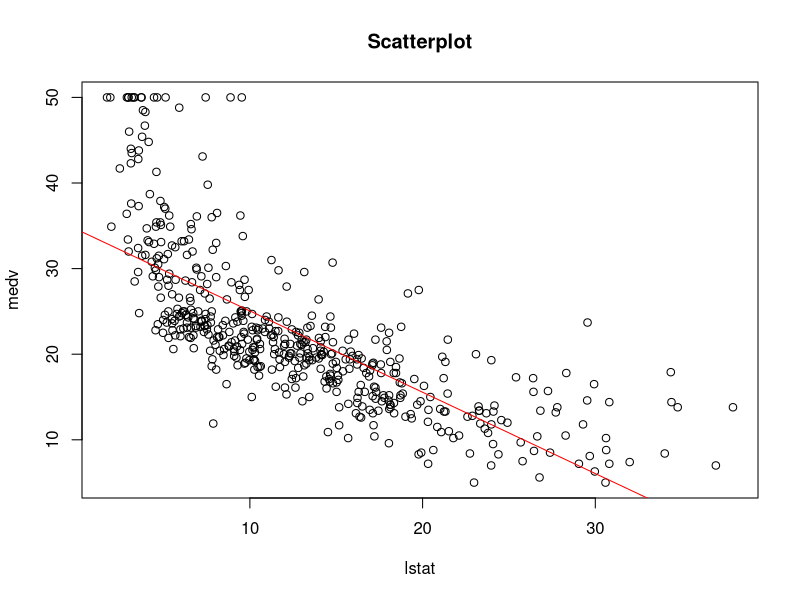

Here is the R script that generated this plot:
## ---- chunk 1
n = 40
q = 3
xbar = rbind(46.1, 57.3, 50.4)
S = rbind(c(101.3, 63.0, 71.0), c(63.0, 80.2, 55.6), c(71.0, 55.6, 97.4))
xbar
S
## ---- chunk 2
C = rbind(c(1,-1,0), c(1,0,-1))
mmuestr = C%*%xbar
covmuestr = C%*%S%*%t(C)

Tcuadrado = n*t(mmuestr)%*%solve(covmuestr)%*%mmuestr

f = ((n-1)*(q-1)/(n-q+1))*qf(p=1-.05, df1=q-1, df2=n-q+1)
f
Tcuadrado
## ---- chunk 3
#Intervalos de confianza mu1-mu2
uint1conf = t(C[1,])%*%xbar+sqrt(f)*sqrt(C[1,]%*%S%*%C[1,]/n)
lint1conf = t(C[1,])%*%xbar-sqrt(f)*sqrt(C[1,]%*%S%*%C[1,]/n)
x1_x2 = xbar[1]-xbar[2]

#Mostrar los intervalos1
print(c(lint1conf,uint1conf))


#Intervalos de confianza mu1-mu3
uint2conf = t(C[2,])%*%xbar+sqrt(f)*sqrt(C[2,]%*%S%*%C[2,]/n)
lint2conf = t(C[2,])%*%xbar-sqrt(f)*sqrt(C[2,]%*%S%*%C[2,]/n)
x1_x3 = xbar[1]-xbar[3]

#MOstrar los intervalos2
print(c(lint2conf,uint2conf))

#Intervalos de confianza mu2-mu3
uint3conf = t(c(0,1,-1))%*%xbar+sqrt(f)*sqrt(c(0,1,-1)%*%S%*%c(0,1,-1)/n)
lint3conf = t(c(0,1,-1))%*%xbar-sqrt(f)*sqrt(c(0,1,-1)%*%S%*%c(0,1,-1)/n)
x2_x3 = xbar[2]-xbar[3]

#MOstrar los intervalos3
print(c(lint3conf,uint3conf))

## ---- chunk 4
trat21 = rbind(3,3)
trat22 = rbind(1,6)
trat23 = rbind(2,3)

trat31 = rbind(2,3)
trat32 = rbind(5,1)
trat33 = rbind(3,1)
trat34 = rbind(2,3)

## ---- chunk 5
trat2 = cbind(trat21,trat22,trat23)
trat3 = cbind(trat31,trat32,trat33,trat34)
n2 = 3
n3 = 4
p = 2

S2 = cov(t(trat2))
S3 = cov(t(trat3))

x2bar = (1/n2)*(trat21+trat22+trat23)
x3bar = (1/n3)*(trat31+trat32+trat33+trat34)

Spooled = ((n2-1)*S2+(n3-1)*S3)/(n2+n3-2)
Spooled
## ---- chunk 6
T2 = t(x2bar-x3bar)%*%solve(((1/n2)+(1/n3))*Spooled)%*%(x2bar-x3bar)
f = ((n2+n3-2)*p/(n2+n3-p-1))*qf(p=0.01, df1=p, df2=n2+n3-p-1, lower.tail = FALSE)

f
T2
## ---- chunk 7
#Intervalo para i=1
uint1conf = (x2bar[1]-x3bar[1])+sqrt(T2)*sqrt(((1/n2)+(1/n3))*Spooled[1,1])
lint1conf = (x2bar[1]-x3bar[1])-sqrt(T2)*sqrt(((1/n2)+(1/n3))*Spooled[1,1])

print(c(lint1conf,uint1conf))

#Intervalo para i=2
uint2conf = (x2bar[2]-x3bar[2])+sqrt(T2)*sqrt(((1/n2)+(1/n3))*Spooled[2,2])
lint2conf = (x2bar[2]-x3bar[2])-sqrt(T2)*sqrt(((1/n2)+(1/n3))*Spooled[2,2])

print(c(lint2conf,uint2conf))
## ---- chunk 8
z1 = rbind(10,5,7,19,11,18)
z2 = rbind(2,3,3,6,7,9)
y = rbind(15,9,3,25,7,13)
## ---- chunk 9
model = lm(as.numeric(y)~as.numeric(z1)+as.numeric(z2))
summary(model)
## ---- chunk 10
confint.lm(model)
## ---- chunk 11
new_data = data.frame(z1=6,z2=4)
predict.lm(model, new_data, level=0.95, interval="confidence")
## ---- chunk 12
predict.lm(model, new_data, level=0.95, interval="prediction")
## ---- chunk 13
library(MASS)
data(Boston)
## ---- chunk 14
lstat <- Boston$lstat
medv <- Boston$medv

modelo_lineal <- lm(medv~lstat)
summary(modelo_lineal)
## ---- chunk 15
confint.lm(modelo_lineal)
## ---- chunk 16
new_dat <- data.frame(lstat=5)
predict(modelo_lineal, new_dat, level=0.95, interval="confidence")
predict(modelo_lineal, new_dat, level=0.95, interval="prediction")
## ---- chunk 17
new_dat <- data.frame(lstat=10)
predict(modelo_lineal, new_dat, level=0.95, interval="confidence")
predict(modelo_lineal, new_dat, level=0.95, interval="prediction")
## ---- chunk 18
new_dat <- data.frame(lstat=15)
predict(modelo_lineal, new_dat, level=0.95, interval="confidence")
predict(modelo_lineal, new_dat, level=0.95, interval="prediction")
## ---- chunk 19
plot(lstat,medv, main = "Scatterplot")
abline(modelo_lineal, col = "red")
## ---- chunk 20
#Ver cuales son las variables para guardarlas
summary(Boston)
## ---- chunk 21
medv = Boston$medv
crim = Boston$crim
zn = Boston$zn
indus = Boston$indus
chas = Boston$chas
nox = Boston$nox
rm = Boston$rm
age = Boston$age
dis = Boston$dis
rad = Boston$rad
tax = Boston$tax
ptratio = Boston$ptratio
black = Boston$black
lstat = Boston$lstat

reg <- lm(medv~  crim +  zn +  indus +  chas +  nox +  rm +  age +  dis +  rad +  tax +  ptratio +  black +  lstat)

summary(reg)
## ---- chunk 22
confint.lm(reg)
## ---- chunk 23
new_dat <- data.frame( crim = mean( crim),  zn = mean( zn),  indus = mean( indus),  chas = mean( chas),  nox = mean( nox),  rm = mean( rm),  age = mean( age),  dis = mean( dis),  rad = mean( rad),  tax = mean( tax),  ptratio = mean( ptratio),  black = mean( black),  lstat = mean( lstat))
predict(reg, new_dat, level=0.95, interval="confidence") #Intervalo de conf
predict(reg, new_dat, level=0.95, interval="prediction") #Intervalo de conf para la prediccion
## ---- chunk 24
Tratamiento1 = cbind(rbind(2,9),rbind(3,2),rbind(7,5),rbind(2,1),rbind(7,5))
Tratamiento2 = cbind(rbind(3,2),rbind(2,4),rbind(9,4))
Tratamiento3 = cbind(rbind(1,4),rbind(7,2),rbind(4,9),rbind(3,2))
## ---- chunk 25
t1Bar = rowMeans(Tratamiento1)
t2Bar = rowMeans(Tratamiento2)
t3Bar = rowMeans(Tratamiento3)

tratamientos = cbind(Tratamiento1,Tratamiento2,Tratamiento3)
tbar = rowMeans(tratamientos)
totalObservations = 12
## ---- chunk 26
row1=0
row2=0
for (i in tratamientos[1,]) {
  row1 = row1+i^2
}
for (i in tratamientos[2,]) {
  row2 = row2+i^2
}

SSobs = cbind(row1,row2)
SSmean = totalObservations*cbind(tbar[1]^2,tbar[2]^2)

## ---- chunk 27
row1=0
row2=0
for (i in tratamientos[1,]) {
  row1 = row1+i^2
}
for (i in tratamientos[2,]) {
  row2 = row2+i^2
}

Rrow1 =0
Rrow2 =0

for (k in tratamientos[1,1:5]) {
  Rrow1 = Rrow1+(k-t1Bar[1])^2
}
for (k in tratamientos[1,6:8]) {
  Rrow1 = Rrow1+(k-t2Bar[1])^2
}
for (k in tratamientos[1,9:12]) {
  Rrow1 = Rrow1+(k-t3Bar[1])^2
}
for (k in tratamientos[2,1:5]) {
  Rrow2 = Rrow2+(k-t1Bar[2])^2
}
for (k in tratamientos[2,6:8]) {
  Rrow2 = Rrow2+(k-t2Bar[2])^2
}
for (k in tratamientos[2,9:12]) {
  Rrow2 = Rrow2+(k-t3Bar[2])^2
}

SSobs = cbind(row1,row2)
SSmean = totalObservations*cbind(tbar[1]^2,tbar[2]^2)
SStrt = (5*cbind((t1Bar[1]-tbar[1])^2,(t1Bar[2]-tbar[2])^2))+(3*cbind((t2Bar[1]-tbar[1])^2,(t2Bar[2]-tbar[2])^2))+(4*cbind((t3Bar[1]-tbar[1])^2,(t3Bar[2]-tbar[2])^2))
SSres = cbind(Rrow1,Rrow2)
SStotal = SSobs-SSmean
row1t=0

## ---- chunk 28
SSobst =(2*9)+(3*2)+(7*5)+(2*1)+(7*5)+(3*2)+(2*4)+(9*4)+(1*4)+(7*2)+(4*9)+(3*2)
SSmeant = totalObservations*tbar[1]*tbar[2]
SStrtt = (5*(t1Bar[1]-tbar[1])*(t1Bar[2]-tbar[2]))+(3*(t2Bar[1]-tbar[1])*(t2Bar[2]-tbar[2]))+(4*(t3Bar[1]-tbar[1])*(t3Bar[2]-tbar[2]))
SSrest = 3.2
SStotalt = SSobst-SSmeant

## ---- chunk 29
B <- matrix(c(SStrt[1], SStrtt,
              SStrtt, SStrt[2]), ncol = 2, byrow = TRUE)
W <- matrix(c(SSres[1],SSrest,
              SSrest, SSres[2]), ncol = 2, byrow = TRUE)
BW = B+W
B
W
BW

## ---- chunk 30
tabl <- "
| Source of variation |Sum of square matrix| Degres |
|---------------------|:------------------:|-------:|
| Treatment           | B                  |    2   |
| Residual            | W                  |    9   |
| Total               | B+W                |    11  |
"
cat(tabl) # output the table in a format good for HTML/PDF/docx conversion
## ---- chunk 31
g=3
p=2
Lam = det(W)/(det(BW))
prueba = ((totalObservations-g-1)/(g-1))*((1-sqrt(Lam))/(sqrt(Lam)))
prueba
f1 = qf(1-0.05,df1=4,df2=16)
f1
## ---- chunk 32
prueba2 = -(totalObservations-1-((p+g)/2))*log(Lam)
prueba2
chi = qchisq(1-0.05,df=4) 
chi
